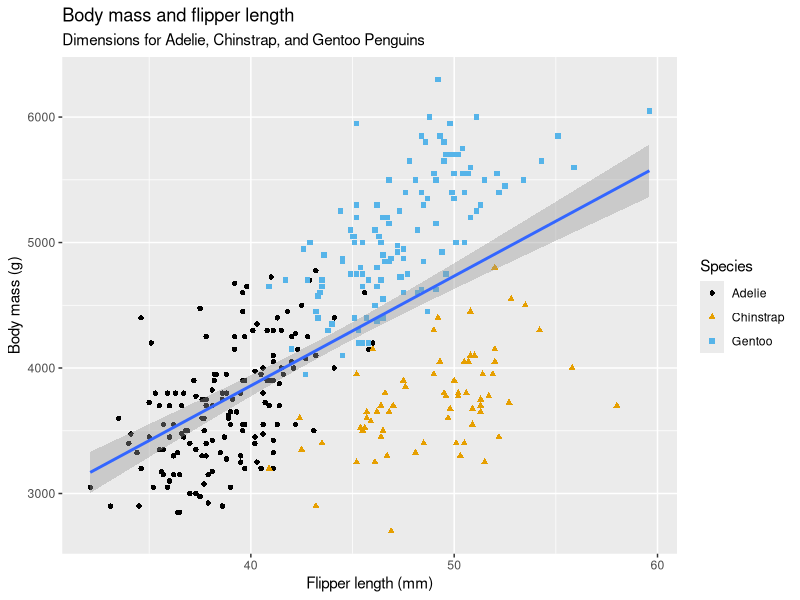
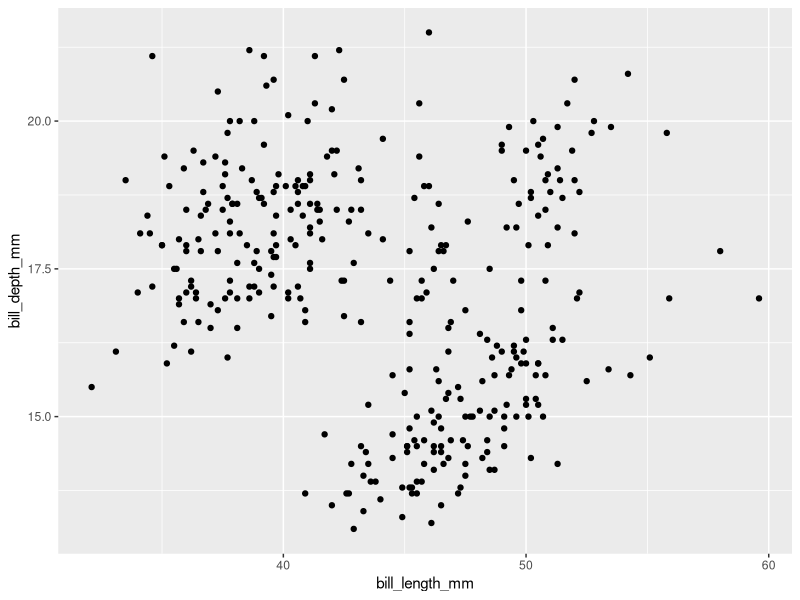
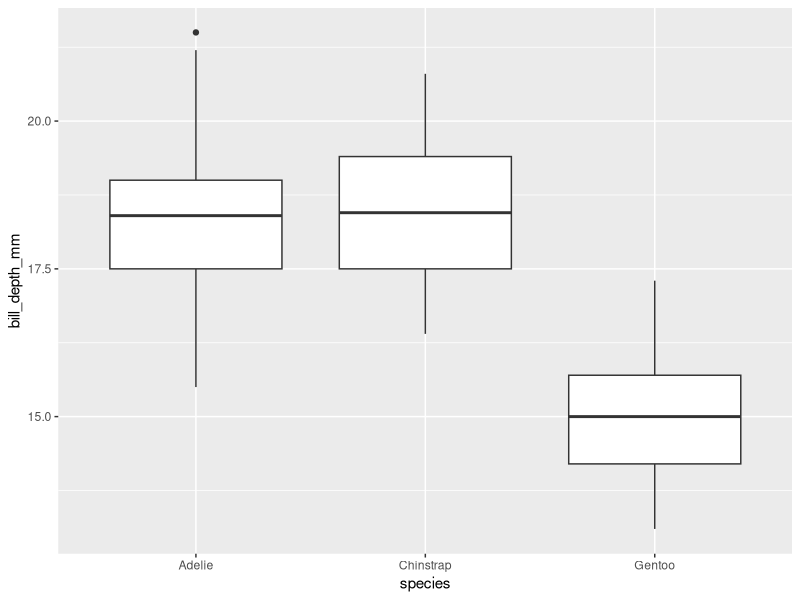
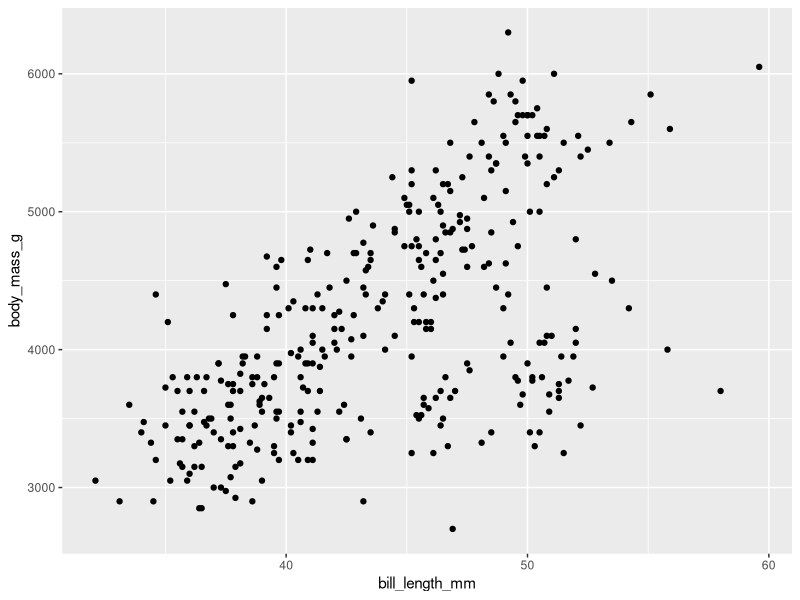
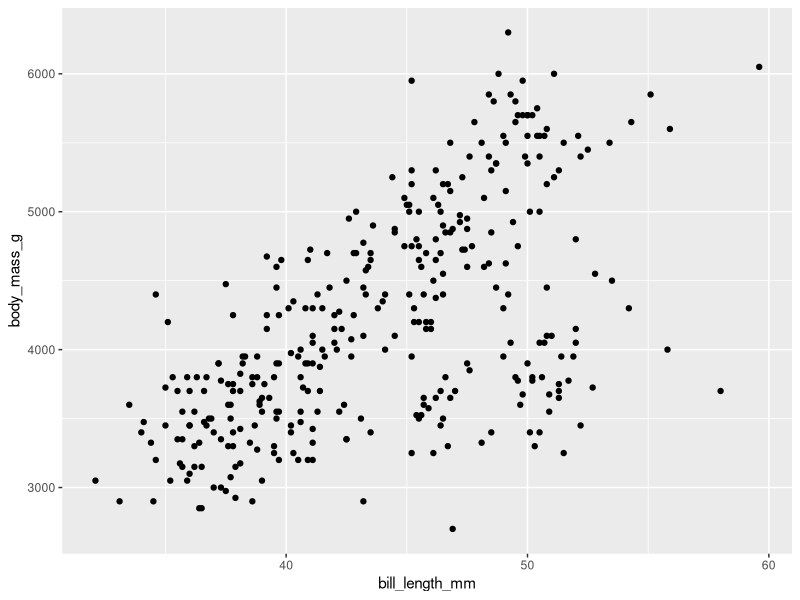
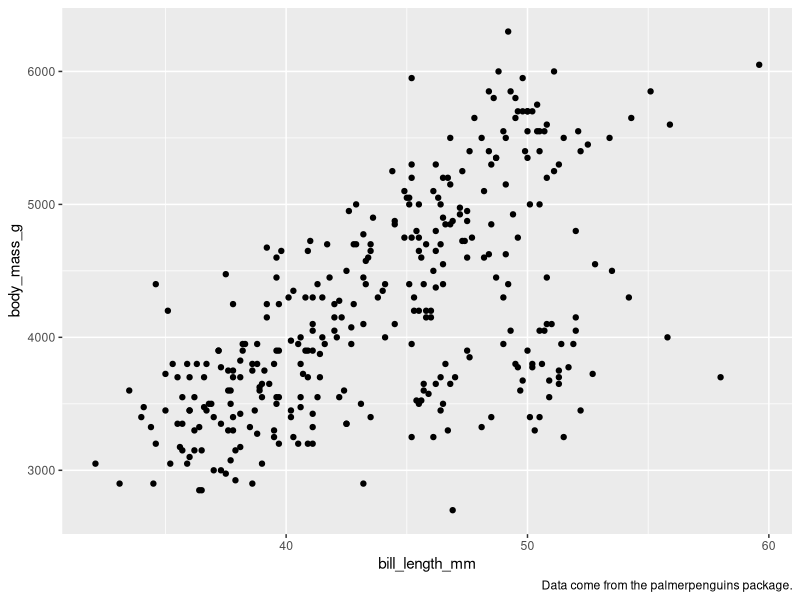
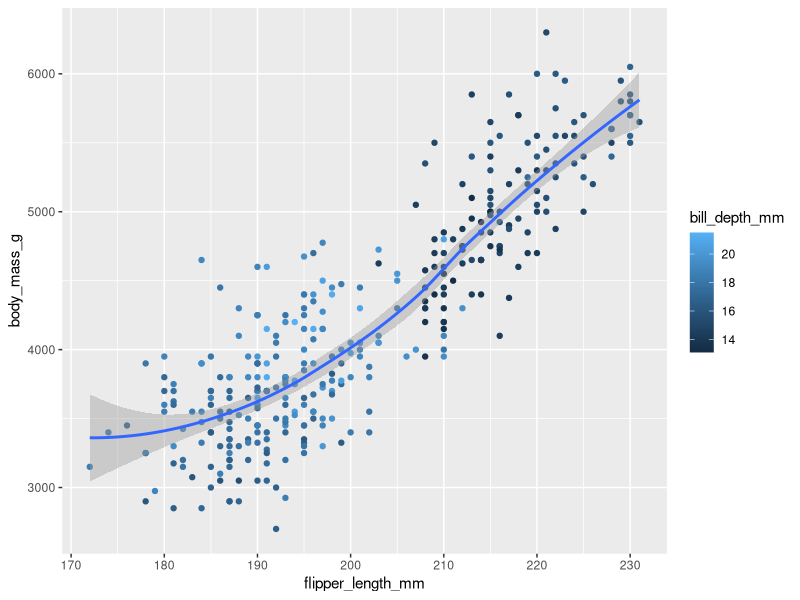
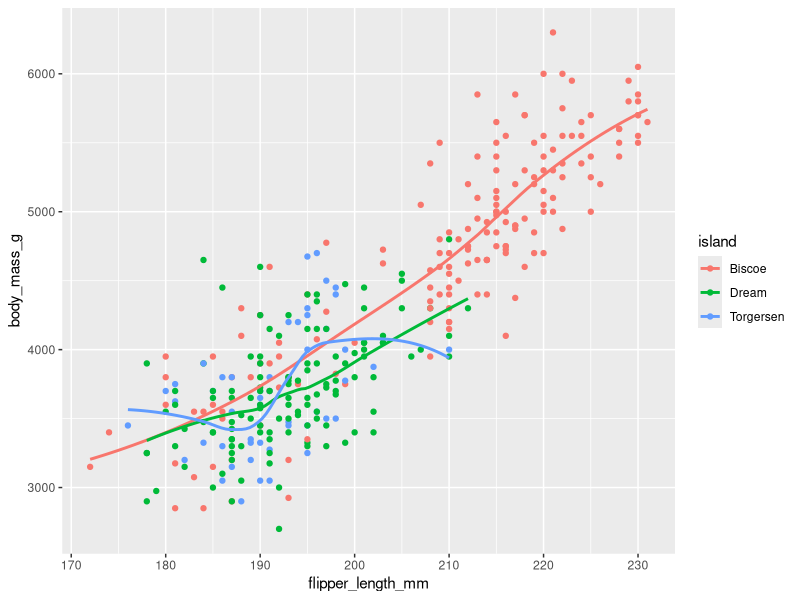

R code for these plots, in order:
library(tidyverse)
library(palmerpenguins) # penguins dataset
library(ggthemes) # colorblind color pallet
palmerpenguins::penguins
penguins
dplyr::glimpse(penguins)
glimpse(penguins)
?penguins
# Creating a ggplot
ggplot(data = penguins, # first argument ---> an empty plot
       mapping = aes(x = bill_length_mm,
                     y = body_mass_g)) + # defines how variables in your dataset are mapped to visual properties (aesthetics) 
        geom_point(mapping = aes(color = species, shape = species)) +  #Scatterplot
        geom_smooth(method = "lm") + 
  labs(
    title = "Body mass and flipper length",
    subtitle = "Dimensions for Adelie, Chinstrap, and Gentoo Penguins",
    x = "Flipper length (mm)" , y = "Body mass (g)",
    color = "Species", shape = "Species") + 
  scale_color_colorblind()
# Exercises
## 1- How many rows are in penguins? How many columns?
dim(penguins)
nrow(penguins)
ncol(penguins)

## 2 - What does the bill_depth_mm variable in the penguins data frame describe? 
###Read the help for ?penguins to find out.
?penguins
#### a number denoting bill depth (millimeters)

## 3- Make a scatterplot of bill_depth_mm vs. bill_length_mm. 
###That is, make a scatterplot with bill_depth_mm on the y-axis and bill_length_mm on the x-axis.
###Describe the relationship between these two variables.
ggplot(data = penguins, 
       mapping = aes(x = bill_length_mm, y = bill_depth_mm)) +
  geom_point()
#### It seems that there is no linear relateion between x and y

## 4- What happens if you make a scatterplot of species vs. bill_depth_mm? What might be a better choice of geom?
ggplot(data = penguins, 
       mapping = aes(y = bill_depth_mm, x = species)) +
  geom_boxplot() # categorical vs. numerical

## 5 - Why does the following give an error and how would you fix it?
ggplot(data = penguins,
       mapping = aes(x = bill_length_mm, y = body_mass_g)) + 
  geom_point()

## 6- What does the na.rm argument do in geom_point()? 
###What is the default value of the argument? 
###Create a scatterplot where you successfully use this argument set to TRUE.
ggplot(data = penguins,
       mapping = aes(x = bill_length_mm, y = body_mass_g)) + 
  geom_point(na.rm = TRUE)

## 7- Add the following caption to the plot you made in the previous exercise:
###“Data come from the palmerpenguins package.” Hint: Take a look at the documentation for labs().
ggplot(data = penguins,
       mapping = aes(x = bill_length_mm, y = body_mass_g)) + 
  geom_point(na.rm = TRUE) +
  labs(
    caption = "Data come from the palmerpenguins package."
  )

## 8 - Recreate the following visualization. 
###What aesthetic should bill_depth_mm be mapped to?
###And should it be mapped at the global level or at the geom level?
ggplot(data = penguins, 
       mapping = aes(x = flipper_length_mm, y = body_mass_g )) +
  geom_point(mapping = aes(color = bill_depth_mm)) + 
  geom_smooth()

## 9 *Run this code in your head and predict what the output will look like. Then,
### run the code in R and check your predictions?
ggplot(
  data = penguins,
  mapping = aes(x = flipper_length_mm, y = body_mass_g, color = island)
) +
  geom_point() +
  geom_smooth(se = FALSE)

# 10 - Will these two graphs look different? Why/why not?
ggplot(
  data = penguins,
  mapping = aes(x = flipper_length_mm, y = body_mass_g)
) +
  geom_point() +
  geom_smooth()

ggplot() +
  geom_point(
    data = penguins,
    mapping = aes(x = flipper_length_mm, y = body_mass_g)
  ) +
  geom_smooth(
    data = penguins,
    mapping = aes(x = flipper_length_mm, y = body_mass_g)
  )

# Rewrite codes
penguins |> 
  ggplot(aes(x = flipper_length_mm, y = body_mass_g)) + 
  geom_point()

# distribution of a categorical variable
ggplot(penguins, aes(x = fct_infreq(species))) +
  geom_bar()

# distribution of a numerical variable
ggplot(penguins, aes(x = body_mass_g))+
  #geom_histogram(binwidth = 200) +
  geom_density()
# 1.4.3 Exercises
## 1- Make a bar plot of species of penguins, where you assign species to the y aesthetic. How is this plot different?
ggplot(penguins, 
       aes(y = fct_infreq(species) )) +
  geom_bar()
## 2- How are the following two plots different? Which aesthetic, color or fill, is more useful for changing the color of bars?

ggplot(penguins, aes(x = species)) +
  geom_bar(color = "red")

ggplot(penguins, aes(x = species)) +
  geom_bar(fill = "red")
## 3- What does the bins argument in geom_histogram() do?
?geom_histogram
### Number of bins. Overridden by binwidth. Defaults to 30.

## 4 - Make a histogram of the carat variable in the diamonds dataset 
###that is available when you load the tidyverse package.
### Experiment with different binwidths. What binwidth reveals the most interesting patterns?
ggplot(data = diamonds, mapping = aes(x = carat))+
    geom_histogram(binwidth = 0.2)

# categorical vs. numerical
ggplot(penguins, aes(x = species, y = body_mass_g)) +
  geom_boxplot()
## alternate a geom_density
ggplot(data = penguins,
       mapping = aes(x = body_mass_g, color = species, fill = species))+
  geom_density(alpha = 0.5)

## Two categorical variable relation
ggplot(data = penguins,
       mapping = aes(x = island, fill = species)) + 
  geom_bar()

penguins |> ggplot(mapping = aes(x = flipper_length_mm, y = body_mass_g)) +
  geom_point(mapping = aes(color = species, shape = island)) +
  facet_wrap(~ island)

#Exercises
## 1- The mpg data frame that is bundled with the ggplot2 package contains 234 observations 
###collected by the US Environmental Protection Agency on 38 car models. 
###Which variables in mpg are categorical? Which variables are numerical? 
###How can you see this information when you run mpg?
glimpse(mpg)
?mpg

## 2- Make a scatterplot of hwy vs. displ using the mpg data frame.
###Next, map a third, numerical variable to color, then size, then both color and size, then shape.
###How do these aesthetics behave differently for categorical vs. numerical variables?
ggplot(data = mpg, 
       mapping = aes(x = displ, y = hwy)) +
  geom_point(mapping = aes(shape = trans))

## 3- n the scatterplot of hwy vs. displ, what happens if you map a third variable to linewidth?
ggplot(data = mpg, 
       mapping = aes(x = displ, y = hwy, linewidth = cty)) +
  geom_point()

## 4- What happens if you map the same variable to multiple aesthetics?
ggplot(data = mpg, 
       mapping = aes(x = displ, y = hwy, color = hwy)) +
  geom_point()

## 5- Make a scatterplot of bill_depth_mm vs. bill_length_mm and color the points by species. 
### What does adding coloring by species reveal about the relationship between these two variables? 
### What about faceting by species?
ggplot(data = penguins, 
       mapping = aes(x = bill_length_mm, y = bill_depth_mm , color = species)) + 
  geom_point()+
  scale_color_colorblind()

ggplot(data = penguins, 
       mapping = aes(x = bill_length_mm, y = bill_depth_mm , color = species)) + 
  geom_point()+
  facet_wrap(~species)+
  scale_color_colorblind()

## 6- Why does the following yield two separate legends? How would you fix it to combine the two legends?
ggplot(
  data = penguins,
  mapping = aes(
    x = bill_length_mm, y = bill_depth_mm, 
    color = species, shape = species
  )
) +
  geom_point() +
  labs()
## 7- Create the two following stacked bar plots. 
### Which question can you answer with the first one?
### Which question can you answer with the second one?
ggplot(penguins, aes(x = island, fill = species)) +
  geom_bar(position = "fill")
ggplot(penguins, aes(x = species, fill = island)) +
  geom_bar(position = "fill")

ggplot(mpg, aes(x = class)) +
  geom_bar()
ggplot(mpg, aes(x = cty, y = hwy)) +
  geom_point()
ggsave("mpg-plot.png")
